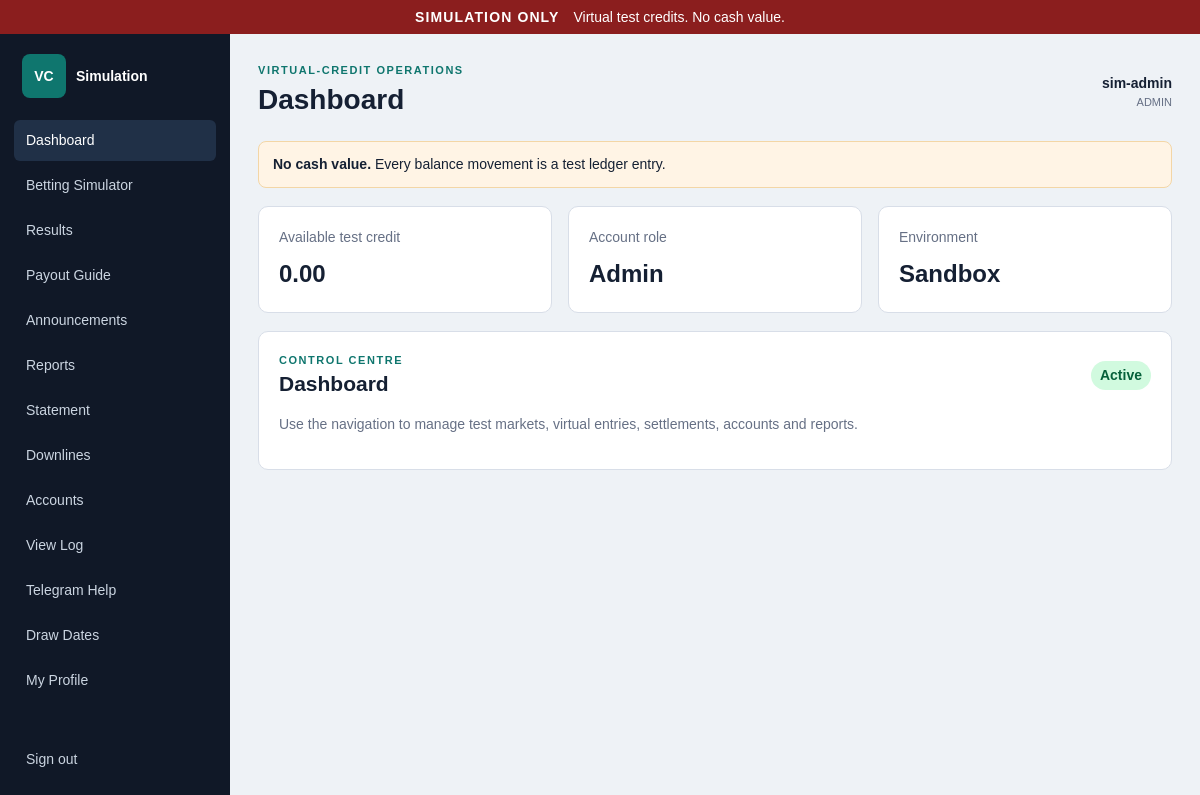
The app's page /dashboard (signed in) with its own data.
### app/models.py (models this page shows)
class Base(DeclarativeBase):
    pass

class User(Base):
    __tablename__ = "users"
    id: Mapped[int] = mapped_column(primary_key=True)
    username: Mapped[str] = mapped_column(String(80), unique=True, index=True)
    password_hash: Mapped[str] = mapped_column(String(255))
    role: Mapped[UserRole] = mapped_column(Enum(UserRole))
    parent_id: Mapped[int | None] = mapped_column(ForeignKey("users.id"), nullable=True)
    active: Mapped[bool] = mapped_column(Boolean, default=True)
    session_version: Mapped[int] = mapped_column(default=0)
    created_at: Mapped[datetime] = mapped_column(
        DateTime(timezone=True), default=lambda: datetime.now(timezone.utc)
    )
    parent: Mapped[User | None] = relationship(remote_side=[id], back_populates="children")
    children: Mapped[list[User]] = relationship(back_populates="parent")
    ledger_entries: Mapped[list[LedgerEntry]] = relationship(
        back_populates="user",
        order_by="LedgerEntry.id",
        foreign_keys="LedgerEntry.user_id",
    )

### app/main.py (the view)
    @app.get("/dashboard")
    def dashboard(request: Request):
        with Session(engine) as session:
            user = signed_in_user(request, session)
            if user is None:
                return RedirectResponse("/login", status_code=303)
            balance = get_balance(session, user)
            return templates.TemplateResponse(
                request=request,
                name="dashboard.html",
                context={
                    "user": user,
                    "balance": balance,
                    "title": "Dashboard",
                    "page_title": "Dashboard",
                    "active": "dashboard",
                },
            )

### app/templates/dashboard.html
{% extends "app_base.html" %}
{% block app_content %}
<section class="metric-grid">
  <article><span>Available test credit</span><strong>{{ "{:,.2f}".format(balance) }}</strong></article>
  <article><span>Account role</span><strong>{{ user.role.value|title }}</strong></article>
  <article><span>Environment</span><strong>Sandbox</strong></article>
</section>
<section class="panel">
  <div class="panel-head"><div><p class="kicker">CONTROL CENTRE</p><h2>Dashboard</h2></div><span class="status">Active</span></div>
  <p class="muted">Use the navigation to manage test markets, virtual entries, settlements, accounts and reports.</p>
</section>
{% endblock %}

### app/templates/app_base.html
{% extends "base.html" %}
{% block shell %}
<div class="app-shell">
  <aside class="sidebar">
    <div class="sidebar-brand"><span>VC</span><strong>Simulation</strong></div>
    <nav>
      <a class="{{ 'active' if active == 'dashboard' else '' }}" href="/dashboard">Dashboard</a>
      <a class="{{ 'active' if active == 'betting' else '' }}" href="/betting">Betting Simulator</a>
      <a class="{{ 'active' if active == 'results' else '' }}" href="/results">Results</a>
      <a class="{{ 'active' if active == 'payout-guide' else '' }}" href="/payout-guide">Payout Guide</a>
      <a class="{{ 'active' if active == 'announcements' else '' }}" href="/announcements">Announcements</a>
      <a class="{{ 'active' if active == 'reports' else '' }}" href="/reports">Reports</a>
      <a class="{{ 'active' if active == 'statement' else '' }}" href="/statement">Statement</a>
      {% if user.role.value != 'player' %}<a class="{{ 'active' if active == 'downlines' else '' }}" href="/downlines">Downlines</a>{% endif %}
      {% if user.role.value == 'admin' %}<a class="{{ 'active' if active == 'accounts' else '' }}" href="/accounts">Accounts</a>
      <a class="{{ 'active' if active == 'logs' else '' }}" href="/logs">View Log</a>{% endif %}
      <a class="{{ 'active' if active == 'telegram-help' else '' }}" href="/telegram-help">Telegram Help</a>
      <a class="{{ 'active' if active == 'draw-dates' else '' }}" href="/draw-dates">Draw Dates</a>
      <a class="{{ 'active' if active == 'profile' else '' }}" href="/profile">My Profile</a>
    </nav>
    <a class="logout" href="/logout">Sign out</a>
  </aside>
  <main class="workspace">
    <header class="topbar">
      <div><p class="kicker">VIRTUAL-CREDIT OPERATIONS</p><h1>{{ page_title }}</h1></div>
      <div class="user-chip"><strong>{{ user.username }}</strong><span>{{ user.role.value }}</span></div>
    </header>
    <section class="notice"><strong>No cash value.</strong> Every balance movement is a test ledger entry.</section>
    {% block app_content %}{% endblock %}
  </main>
</div>
{% endblock %}

### app/static/app.css (style rules this page uses)
:root { --ink:#152033;--muted:#667085;--line:#d8dee8;--panel:#fff;--bg:#eef2f6;--nav:#101827;--accent:#0f766e;--danger:#b42318 }
* { box-sizing:border-box }
body { margin:0;background:var(--bg);color:var(--ink);font:14px/1.5 Arial,sans-serif }
.brand-mark,.sidebar-brand span { display:grid;place-items:center;width:44px;height:44px;background:var(--accent);color:#fff;border-radius:8px;font-weight:900 }
.kicker { margin:16px 0 4px;color:var(--accent);font-size:11px;font-weight:800;letter-spacing:.14em }
.login-card h1,.topbar h1,.panel h2 { margin:0 }
.muted { color:var(--muted) }
.app-shell { min-height:calc(100dvh - 34px);display:grid;grid-template-columns:230px 1fr }
.sidebar { background:var(--nav);color:#fff;padding:20px 14px;display:flex;flex-direction:column }
.sidebar-brand { display:flex;align-items:center;gap:10px;padding:0 8px 22px }
.sidebar nav { display:grid;gap:4px }
.sidebar a { color:#cbd5e1;text-decoration:none;padding:10px 12px;border-radius:6px }
.sidebar a:hover,.sidebar a.active { background:#203047;color:#fff }
.logout { margin-top:auto }
.workspace { padding:28px }
.topbar { display:flex;align-items:center;justify-content:space-between;margin-bottom:20px }
.topbar .kicker { margin:0 }
.user-chip { display:grid;text-align:right }
.user-chip span { color:var(--muted);text-transform:uppercase;font-size:11px }
.notice { background:#fff4e5;border:1px solid #f3d6a6;padding:12px 14px;border-radius:8px;margin-bottom:18px }
.metric-grid { display:grid;grid-template-columns:repeat(3,minmax(0,1fr));gap:16px }
.metric-grid article,.panel { background:var(--panel);border:1px solid var(--line);border-radius:10px;padding:20px }
.metric-grid span { display:block;color:var(--muted);margin-bottom:8px }
.metric-grid strong { font-size:24px }
.panel { margin-top:18px }
.panel-head { display:flex;justify-content:space-between;align-items:center }
.panel-head .kicker { margin:0 }
.status { background:#d1fadf;color:#05603a;border-radius:999px;padding:4px 9px;font-weight:700 }

### records on screen
User: username "sim-admin", role.value "ADMIN", role.value "Admin"

### other values on screen
{{ page_title }} "Dashboard"
{{ "{:,.2f}".format(balance) }} "0.00"
